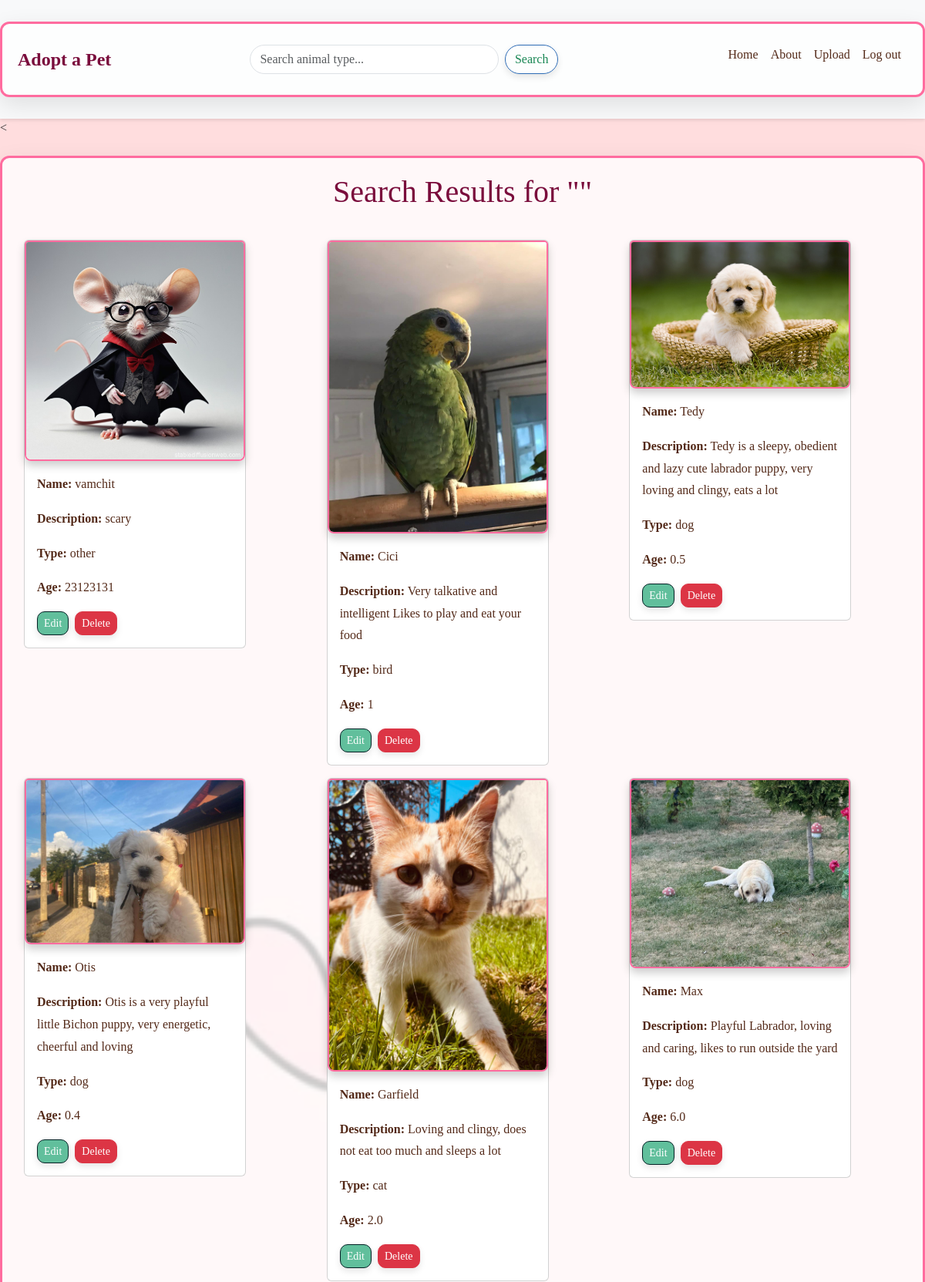
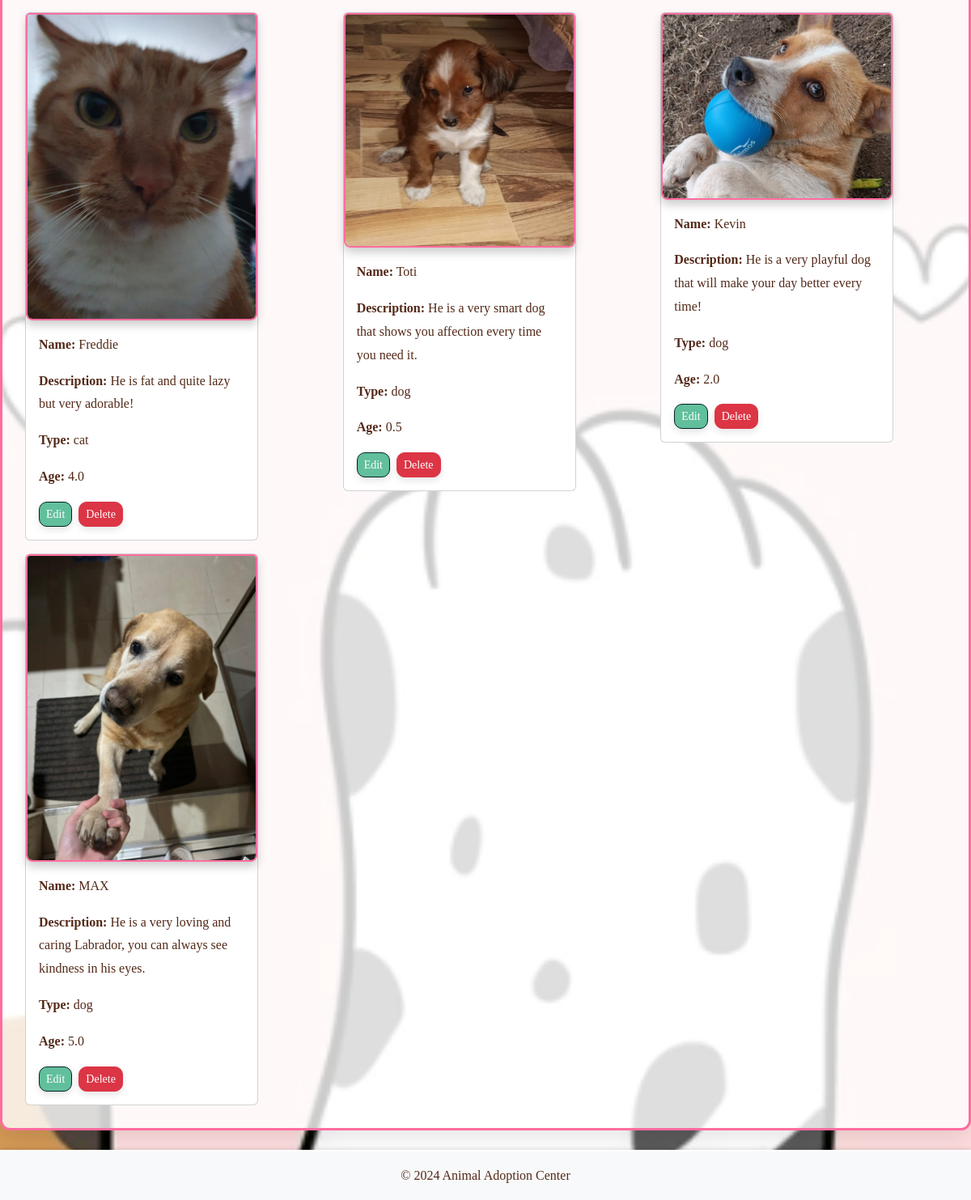
Page /search (signed in) on the committed database (2 pictures, top to bottom).
### app/models.py (models this page shows, shortened)
class Animal(db.Model):
    id = db.Column(db.Integer, primary_key=True)
    name = db.Column(db.String(100), nullable=False)
    age = db.Column(db.String(20), nullable=False)  # Age stored as string (e.g., "2 years")
    animal_type = db.Column(db.String(50), nullable=False)  # e.g., "dog", "cat"
    description = db.Column(db.Text, nullable=True)
    image = db.Column(db.String(255), nullable=False)  # Path to the image file

### app/backend/routes.py (the view)
@main.route('/search')
def search_animals():
    query = request.args.get('q', '').lower()
    results = Animal.query.filter(Animal.animal_type.ilike(f'%{query}%')).all()
    return render_template('animal_search_result.html', animals=results, query=query)

### app/backend/__init__.py (called while the page is built)
@login_manager.user_loader
def load_user(user_id):
    user = User.query.get(int(user_id))
    if user:
        return user
    return None

### app/models.py (called while the page is built)
    @property
    def is_active(self):
        return True  # Assuming the user is always active. You can modify this logic later.

### app/frontend/templates/animal_search_result.html (shortened to what this page needs)
{% extends "home.html" %}
{% block content %}
<h1 class="text-center">Search Results for "{{ query }}"</h1>
<div class="row">
    {% if animals %}
        {% for animal in animals %}
        <div class="col-12 col-md-6 col-lg-4">
            <div class="card m-2" style="width: 18rem;">
                <img src="{{ url_for('static', filename=animal.image) }}" class="card-img-top" alt="{{ animal.name }}">
                <div class="card-body">
                    <p class="card-text"><strong>Name:</strong> {{ animal.name }}</p>
                    <p class="card-text"><strong>Description:</strong> {{ animal.description }}</p>
                    <p class="card-text"><strong>Type:</strong> {{ animal.animal_type }}</p>
                    <p class="card-text"><strong>Age:</strong> {{ animal.age }}</p>
                    <div class="d-flex justify-content-between mt-2">
                        {% if current_user.is_admin %}
                        <div class="d-flex">
                            <a href="{{ url_for('main.edit_animal', animal_id=animal.id) }}" class="btn btn-primary btn-sm me-2">Edit</a>
                            <form action="{{ url_for('main.delete_animal', animal_id=animal.id) }}" method="POST">
                                <button type="submit" class="btn btn-danger btn-sm">Delete</button>
                            </form>
                        </div>
                        {% endif %}
                    </div>
                </div>
            </div>
        </div>
        {% endfor %}
    {% else %}
        <p class="text-center">No results found for your query.</p>
    {% endif %}
</div>
{% endblock %}

### app/frontend/static/css/style.css (style rules this page uses)
body { font-family: 'Georgia', serif; background-color: #FDDCDDFF; margin: 0; padding: 0; background-image: url('/static/images/background.png'); background-size: cover; background-repeat: no-repeat; background-attachment: fixed; background-position: center; }
h1, h2 { color: #7A0C3C; font-family: 'Playfair Display', serif; }
img { border-radius: 8px; box-shadow: 0 6px 12px rgba(0, 0, 0, 0.2); border: 2px solid #ff6c9f; }
button { background-color: #ff6ca4; color: #fff; border: none; padding: 14px 28px; border-radius: 6px; cursor: pointer; font-size: 18px; box-shadow: 0 6px 12px rgba(0, 0, 0, 0.2); transition: all 0.3s ease; }
p { line-height: 1.8; color: #532918; }
.btn { transition: background-color 0.3s ease, transform 0.3s ease; }
.card-img-top { transition: transform 0.3s ease; }
.btn { border-radius: 10px; box-shadow: 0px 4px 8px rgba(0, 0, 0, 0.1); }
.btn-primary { background-color: #61bf9c; border-color: #042125; }
body { background-color: #cdc5c5; color: #333; }
.card { transition: transform 0.3s ease; }
h1 { text-align: center; margin-bottom: 30px; }
img { max-width: 100%; height: auto; display: block; margin: 0 auto; }

### rows in the picture
Animal: image (picture), name "vamchit", description "scary", animal_type "other", age "23123131"
Animal: image+name (picture), name "Cici", description "Very talkative and intelligent Likes to play and eat your food", animal_type "bird", age "1"
Animal: image+name (picture), name "Tedy", description "Tedy is a sleepy, obedient and lazy cute labrador puppy, very loving and clingy, eats a lot", animal_type "dog", age "0.5"
Animal: image+name (picture), name "Otis", description "Otis is a very playful little Bichon puppy, very energetic, cheerful and loving", animal_type "dog", age "0.4"
Animal: image+name (picture), name "Garfield", description "Loving and clingy, does not eat too much and sleeps a lot", animal_type "cat", age "2.0"
Animal: image (picture), name "Max", description "Playful Labrador, loving and caring, likes to run outside the yard", animal_type "dog", age "6.0"
Animal: image (picture), name "Freddie", description "He is fat and quite lazy but very adorable!", animal_type "cat", age "4.0"
Animal: image (picture), name "Toti", description "He is a very smart dog that shows you affection every time you need it.", animal_type "dog", age "0.5"
Animal: image (picture), name "Kevin", description "He is a very playful dog that will make your day better every time!", animal_type "dog", age "2.0"
Animal: image (picture), name "MAX", description "He is a very loving and caring Labrador, you can always see kindness in his eyes.", animal_type "dog", age "5.0"
